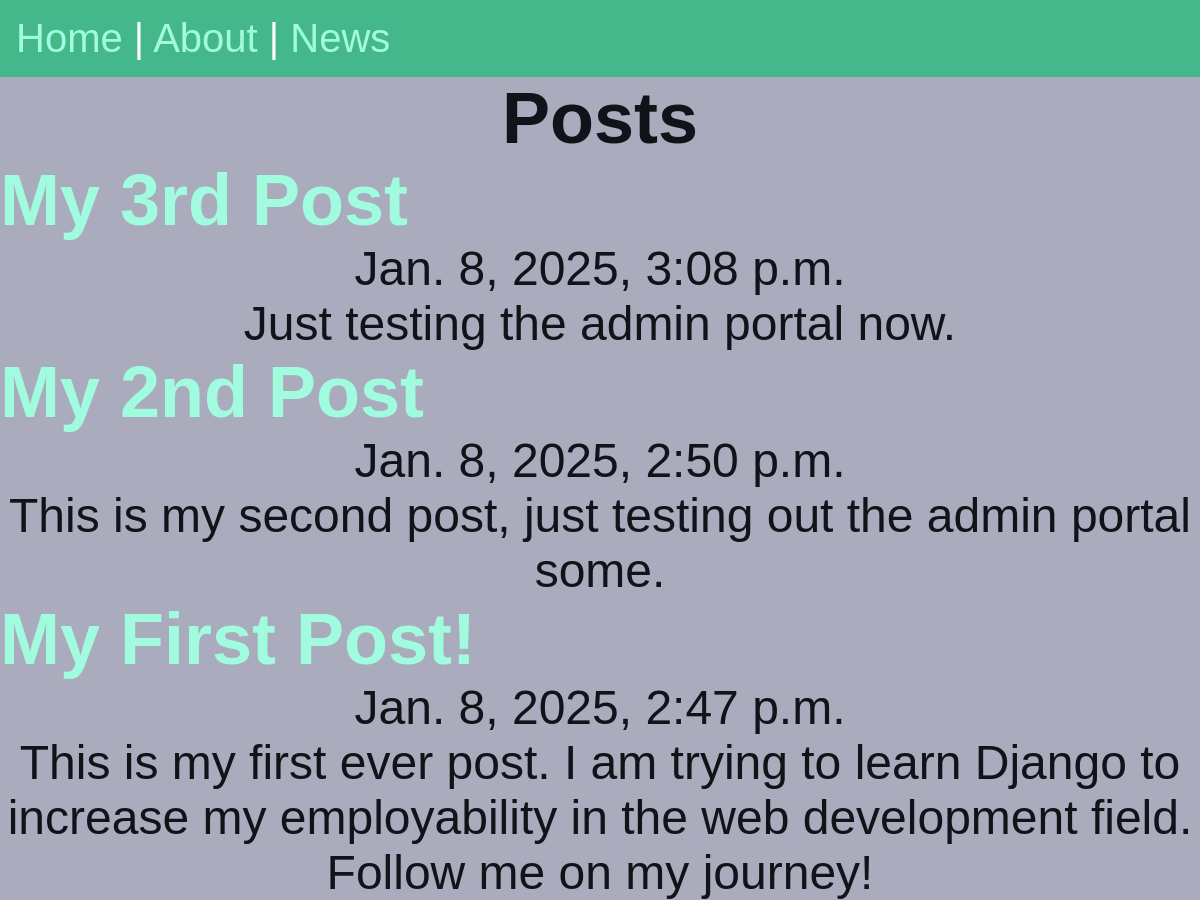
/posts/, run on the app's committed database.
### posts/models.py (models this page shows, shortened)
class Post(models.Model):
    title = models.CharField(max_length=75)
    body = models.TextField() # relates to a text area form input
    slug = models.SlugField()
    date = models.DateTimeField(auto_now_add=True) # date timestamp anytime post is added

### posts/views.py (the view)
# urls.py: path('', views.posts_list, name="list"), # Posts
def posts_list(request):
    posts = Post.objects.all().order_by('-date') # chron order
    return render(request, 'posts/posts_list.html', { 'posts': posts }) # link that shit

### posts/templates/posts/posts_list.html (shortened to what this page needs)
{% extends 'layout.html' %}
{% block content %}
    <section>
    <h1>Posts</h1>
    {% for post in posts %}
        <article class="post">
            <h2>
                <a href="{% url 'posts:page' slug=post.slug %}">
                    {{ post.title }}
                </a>
            </h2>
            <p>{{ post.date }}</p>
            <p>{{ post.body }}</p>
        </article>
    {% endfor %}
    </section>
{% endblock %}

### static/css/style.css (style rules this page uses)
* { margin: 0; padding: 0; box-sizing: border-box; font-family: Arial, Helvetica, sans-serif; }
body { min-height: 100vh; display: flex; flex-flow: column; place-content: center; font-size: 3rem; background-color: #AAABBC; color: #101419; }
h1, p { text-align: center; }
a { text-decoration: none; color: #a1fcdf; }

### data on the page
Post: title "My 3rd Post", date "Jan. 8, 2025, 3:08 p.m.", body "Just testing the admin portal now."
Post: title "My 2nd Post", date "Jan. 8, 2025, 2:50 p.m.", body "This is my second post, just testing out the admin portal some."
Post: title "My First Post!", date "Jan. 8, 2025, 2:47 p.m.", body "This is my first ever post. I am trying to learn Django to increase my employability in the web development field. Follow me on my journey!"
